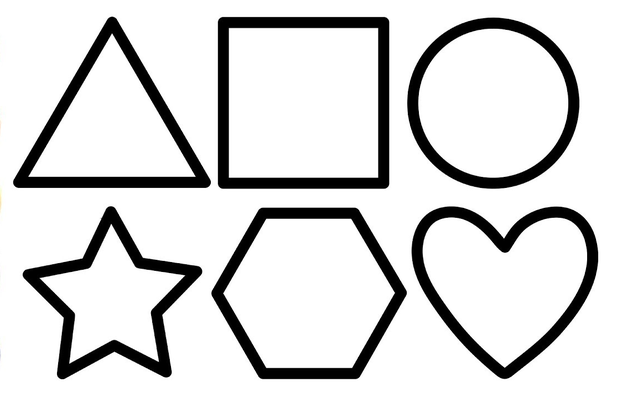
#> input picture imgs/simple_shapes.png, 617 x 398 px, shrunk from 1115 x 720 before the run
$ jupyter execute 12_contour_approximation_convex_hull_and_matching_shapes.ipynb   (shell and % lines are left out)
#> lines starting #> are read from the running program, lines starting #| are printed output that depends on the picture; after the words box and inside, x2 and y2 are one past the last pixel; in counts of white or black regions, pixels touching at a corner belong together
### funcs.py
import cv2 as cv
import numpy as np
from matplotlib import pyplot as plt

# ------------------------------------------------------------
### matplotlib_imshow
# ------------------------------------------------------------


# converting color mode to RGB and displaying the image as matplotlib figure
# [24 lines left out: function matplotlib_imshow, not called in this run]


# ------------------------------------------------------------
### Get grayscale canvas (2D)
# ------------------------------------------------------------


def get_canvas(shape, color_code=(80)):
    return np.full(shape, fill_value=color_code, dtype=np.uint8)


# ------------------------------------------------------------
### Auto Canny Edge detector
# ------------------------------------------------------------


# [22 lines left out: function auto_canny, not called in this run]


# ------------------------------------------------------------
### Find Contours
# ------------------------------------------------------------

# defining a function to find contours from images
# with some default preprocessing applied (Grayscale, GaussianBlur, Adaptive Gaussian Thresholding)
# objects represented as black and background as white needs to be inverted first before contour detection


def find_contours(
    img_path=None,
    black_obj_on_white_bg=True,
    mode=cv.RETR_CCOMP,
    method=cv.CHAIN_APPROX_SIMPLE,
):
#> called with img_path = './imgs/simple_shapes.png', black_obj_on_white_bg = True, mode = 0, method = 2
    try:
        img_read = cv.imread(img_path)
#> img_read is the input picture: shape (398, 617, 3); mean B, G, R 216.3, 216.3, 216.3
    except:
        print("Provide a valid image path along with the image extension.")

    img = cv.cvtColor(img_read, cv.COLOR_BGR2GRAY)
    img_blurred = cv.GaussianBlur(img, (5, 5), sigmaX=0)

    # Thresholding/ applying Canny Edge is a must to have step in finding contours.
    # Without this step we may not find contours at all
    img_thresholded = cv.adaptiveThreshold(
        img_blurred, 255, cv.ADAPTIVE_THRESH_GAUSSIAN_C, cv.THRESH_BINARY, 9, 2
    )
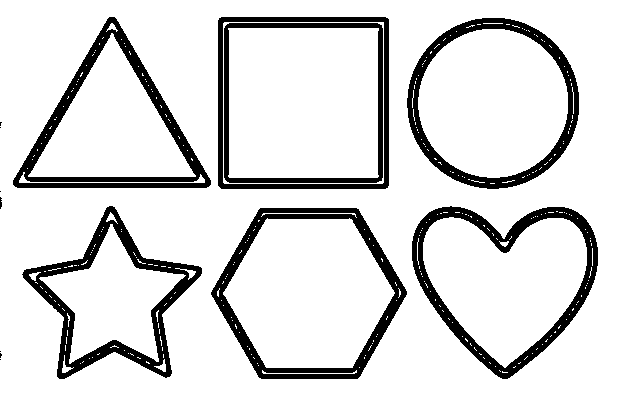
#> img_thresholded: shape (398, 617); 85.9% white; 14 black regions (7 under 20 px), largest, box (x1, y1, x2, y2) and area: (412, 206, 598, 379) 5869, (211, 208, 407, 379) 5744, (22, 206, 202, 379) 5742
    # img_canny = auto_canny(img_blurred)
    if black_obj_on_white_bg:
        img_final = cv.bitwise_not(img_thresholded)
#> img_final: shape (398, 617); 14.1% white; 14 white regions (7 under 20 px)
    else:
        img_final = img_thresholded

    contours, hierarchy = cv.findContours(img_final, mode, method)
#> contours = 13 contours, 7 with area under 20; largest, box (x1, y1, x2, y2) and area: (218, 17, 389, 189) 29054, (211, 208, 407, 379) 24971, (407, 18, 579, 189) 22872, (412, 206, 598, 379) 22116, (13, 17, 211, 188) 17860, (22, 206, 202, 379) 14924
    return img_read, img_final, contours, hierarchy


# ------------------------------------------------------------
### Draw all the contours one by one
# ------------------------------------------------------------


# a function to draw all the detected contours one by one with 0.5 second pause after each one is drawn
# [18 lines left out: function draw_all_contours_one_by_one, not called in this run]

### 12_contour_approximation_convex_hull_and_matching_shapes.ipynb
### Import Statements

[cell 1]
import matplotlib.pyplot as plt
import numpy as np
import cv2 as cv
import sys
import copy

[cell 2]
from funcs import matplotlib_imshow
from funcs import auto_canny
from funcs import find_contours

[cell 3]
# finding contours of simple objects in an image
shape_img, img_used, shape_img_contours, shape_img_hierarchy = find_contours(
    "./imgs/simple_shapes.png", black_obj_on_white_bg=True, mode=cv.RETR_EXTERNAL
)
#> shape_img_contours has the same summary as contours in find_contours; shape_img_hierarchy = 13 rows, first 6: [1, -1, -1, -1], [2, 0, -1, -1], [3, 1, -1, -1], [4, 2, -1, -1], [5, 3, -1, -1], [6, 4, -1, -1]

## **Contour Approximation ([Docs](https://docs.opencv.org/4.7.0/dd/d49/tutorial_py_contour_features.html))**

The Ramer–Douglas–Peucker algorithm, also known as the Douglas–Peucker algorithm and iterative end-point fit algorithm, is an algorithm that decimates a curve composed of line segments to a similar curve with fewer points.

**It approximates a contour shape to another shape with less number of vertices** so that the distance between them is less or equal to the specified precision. It is an implementation of Douglas-Peucker algorithm.

The purpose of the algorithm is, given a curve composed of line segments (which is also called a Polyline in some contexts), to find a similar curve with fewer points. The algorithm defines 'dissimilar' based on the maximum distance between the original curve and the simplified curve (i.e., the Hausdorff distance between the curves). The simplified curve consists of a subset of the points that defined the original curve.

> The `cv.approxPolyDP(curve, epsilon, closed)` function for Contour Approximation

<u>Function Parameters</u>
- curve: Input vector of a 2D point array
- epsilon: Parameter specifying the approximation accuracy. This is the maximum distance between the original curve and its approximation.
- closed: If true, the approximated curve is closed (its first and last vertices are connected). Otherwise, it is not closed.

[cell 4]
star_img, star_img_used, star_contours, star_hierarchy = find_contours(
    "./imgs/star.jpeg", cv.RETR_CCOMP
)
#> call 2 of find_contours, with img_path = './imgs/star.jpeg', black_obj_on_white_bg = 2, mode = 2, method = 2
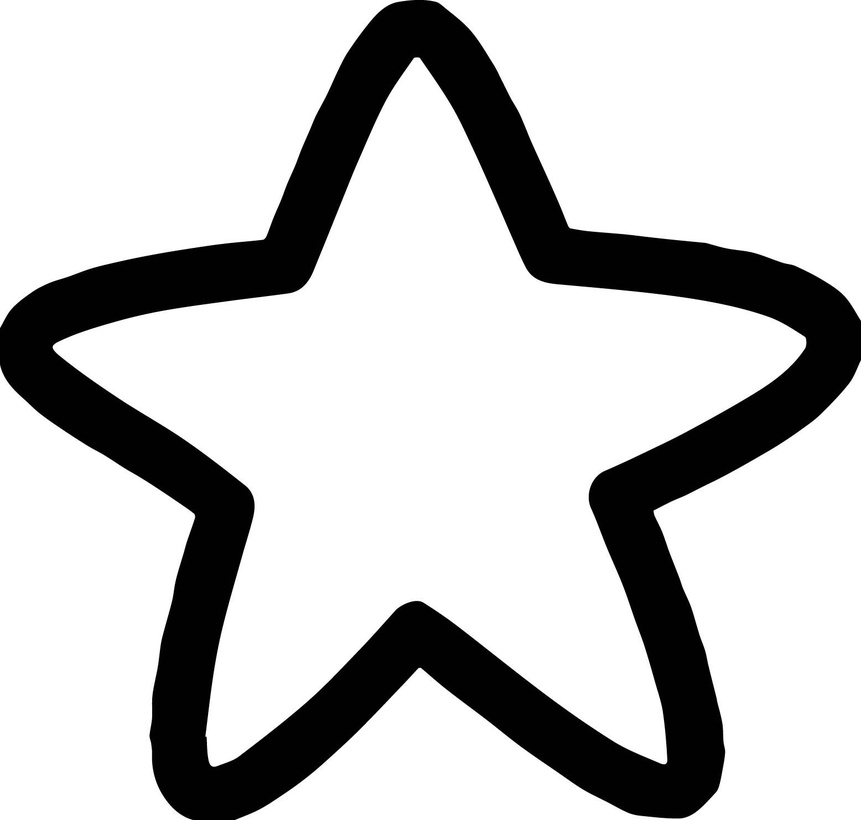
#> input picture imgs/star.jpeg, 861 x 820 px, shrunk from 1556 x 1482 before the run
#> in find_contours, img_read is the input picture: shape (820, 861, 3); min 0, max 255, mean 196.6
#> in find_contours (call 2), `img_thresholded = cv.adaptiveThreshold( img_blurred, 255, cv.ADAPTIVE_..`:
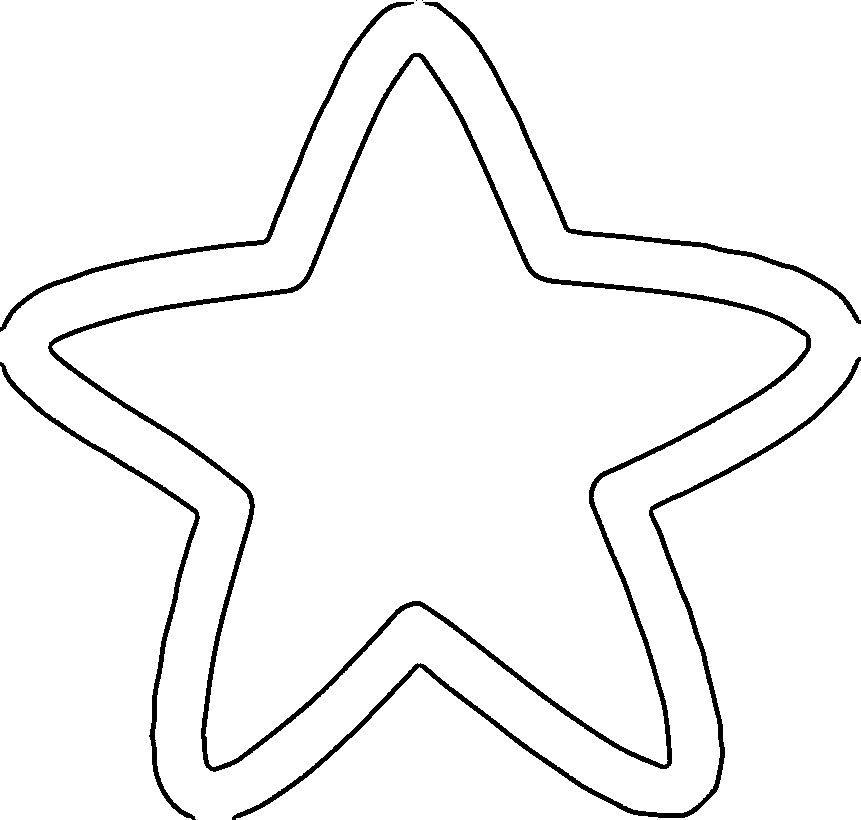
#> img_thresholded: shape (820, 861); 96.1% white; 7 black regions (2 under 20 px), largest, box (x1, y1, x2, y2) and area: (48, 53, 811, 772) 13396, (232, 357, 861, 820) 5650, (423, 2, 861, 324) 2904, (0, 362, 200, 820) 2841, (0, 2, 414, 332) 2835
#> in find_contours (call 2), `img_final = cv.bitwise_not(img_thresholded)`: img_final: shape (820, 861); 3.9% white; 7 white regions (2 under 20 px)
#> in find_contours (call 2), `contours, hierarchy = cv.findContours(img_final, mode, method)`: contours = 8 contours, 2 with area under 20; largest, box (x1, y1, x2, y2) and area: (48, 53, 811, 772) 234012, (51, 56, 807, 768) 223064, (232, 357, 861, 820) 4646, (423, 2, 861, 324) 2354, (0, 362, 200, 820) 2314, (0, 2, 414, 332) 2298
#> star_contours has the same summary as contours in find_contours; star_hierarchy = [[1, -1, -1, -1], [2, 0, -1, -1], [4, 1, 3, -1], [-1, -1, -1, 2], [5, 2, -1, -1], [6, 4, -1, -1], [7, 5, -1, -1], [-1, 6, -1, -1]]

[cell 5]
def get_canvas(shape, color_code=(80, 80, 80)):
    return np.full(shape, fill_value=color_code, dtype=np.uint8)

[cell 6]
canvas = get_canvas(star_img.shape)

[cell 7]
# drawing all the contours of star_contours onto the canvas
cv.drawContours(canvas, star_contours, -1, (150, 200, 0), thickness=3)
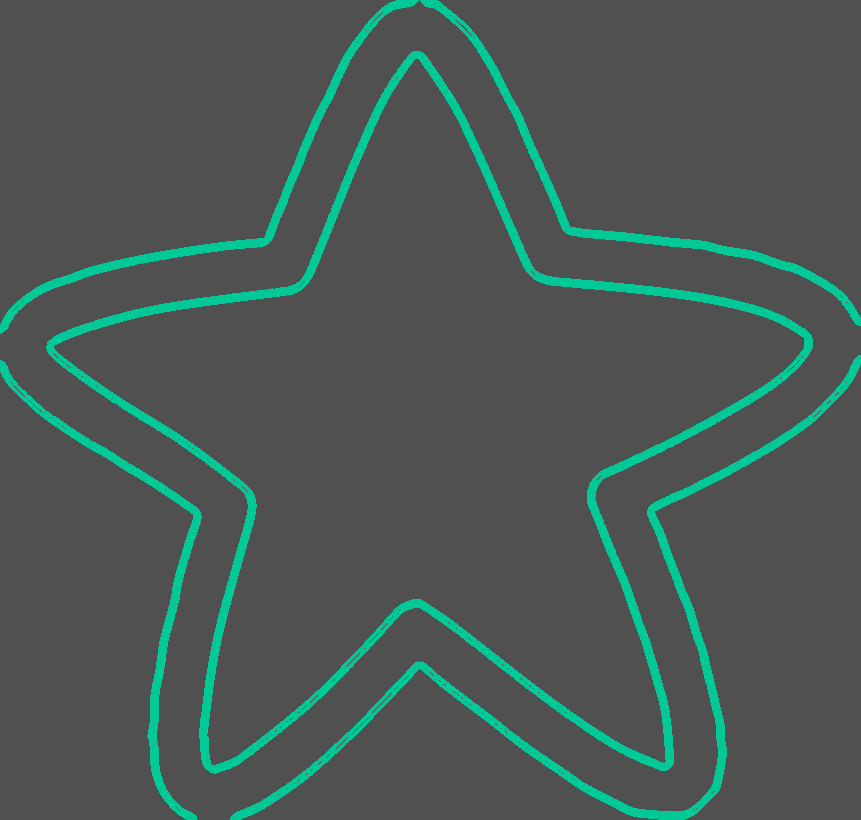
#> canvas: shape (820, 861, 3); mean of channels 0, 1, 2 84.7, 88.1, 74.6; drawn as B, G, R

# using cv.approxPloyDP() we try to find a start that has sharp edges
for cnt in star_contours:
    accuracy = 0.01 * cv.arcLength(cnt, True)
    approximated_contour = cv.approxPolyDP(cnt, accuracy, True)
    # print(len(approximated_contour), "\n", approximated_contour)
    cv.drawContours(canvas, [approximated_contour], 0, (0, 200, 100), thickness=3)
#> this loop made 8 passes
#> accuracy on passes 1 to 6: 12.34, 24.46, 29.2, 28.77, 12.71, 12.46
#> (accuracy, approximated_contour) on passes 7 to 8: (0, [[422, 0]]), (0, [[416, 0]])
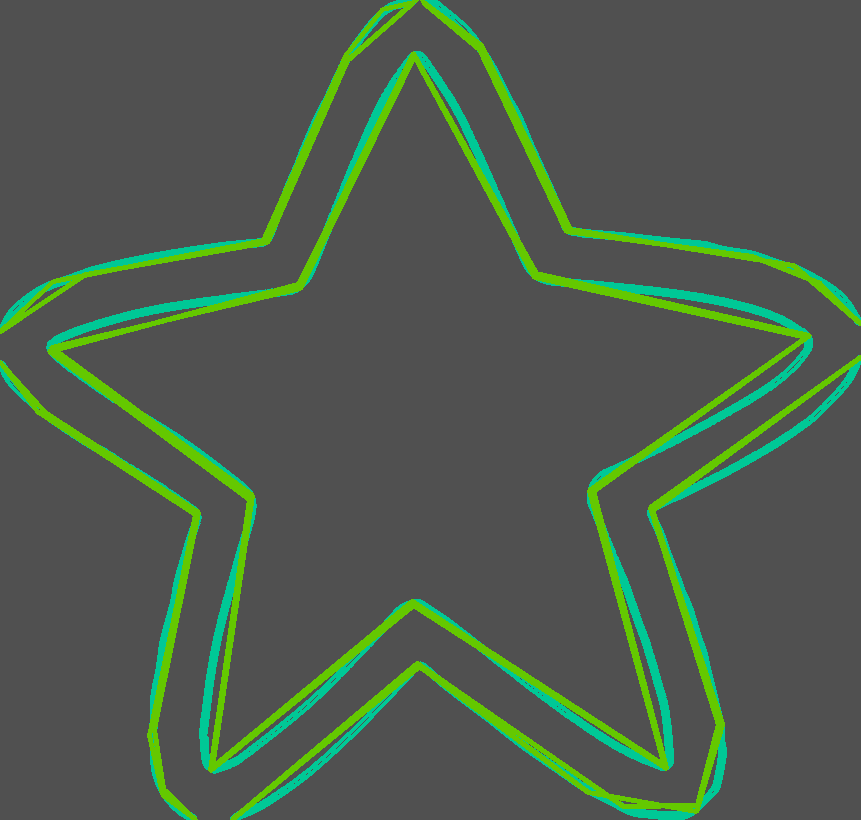
#> canvas: shape (820, 861, 3); 6.08% of pixels changed, all inside (x1, y1, x2, y2) = (0, 0, 861, 820); drawn as B, G, R

[cell 8]
# showing the result
plt.imshow(canvas)

## **Convex Hull ([Docs](https://docs.opencv.org/4.7.0/dd/d49/tutorial_py_contour_features.html))**

Given a set of points on a two dimensional plane, Convex Hull of this set of points is a polygon that encloses all of those points. The vertices of this polygon maximizes the area while minimizing the circumference.

> The `cv.convexHull(points, clockwise, returnPoints)` function

<u>Function Parameters</u>
- points: a set of points around which the convex hull is to be found. The contours we pass into.
- clockwise: Orientation flag. If it is True, the output convex hull is oriented clockwise. Otherwise, it is oriented counter-clockwise.
- returnPoints : By default, True. Then it returns the coordinates of the hull points. If False, it returns the indices of contour points corresponding to the hull points.

[cell 9]
canvas_1 = get_canvas(shape_img.shape)
canvas_2 = get_canvas(shape_img.shape)
for cnt in shape_img_contours:
    hull = cv.convexHull(cnt)
    plt.subplot(1, 2, 1).imshow(
        cv.drawContours(canvas_1, [cnt], -1, (200, 150, 0), 2)
    ), plt.title("Contours")
    plt.subplot(1, 2, 2).imshow(
        cv.drawContours(canvas_2, [hull], -1, (0, 200, 0), 2)
    ), plt.title("Contours and Their Convex Hulls")
#> this loop made 13 passes
#> hull on passes 1, 2, 3, 7, 8, 9: [[0, 359]], [[1, 354], [1, 355], [0, 357], [0, 353]], [[0, 351]], [[1, 198], [1, 206], [0, 208], [0, 197]], [[0, 191]], [[0, 127]]
#> (cnt, hull) on pass 10: ([[0, 122], [0, 125], [0, 123], [1, 122]], [[1, 122], [0, 125], [0, 122]])
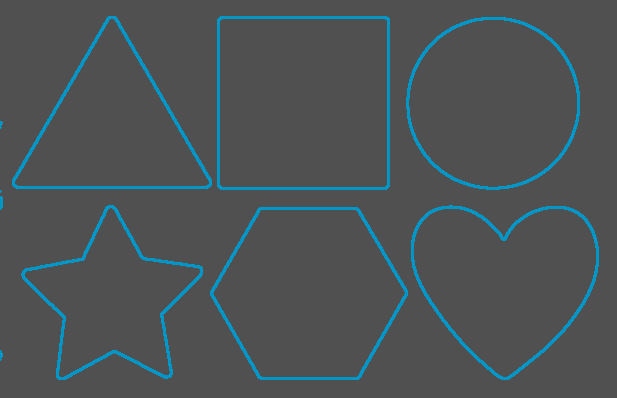
#> canvas_1: shape (398, 617, 3); mean of channels 0, 1, 2 85.9, 83.5, 76; drawn as B, G, R
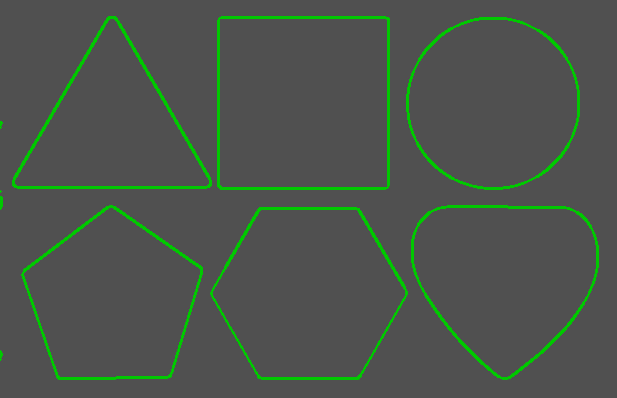
#> canvas_2: shape (398, 617, 3); mean of channels 0, 1, 2 76.5, 85.2, 76.5; drawn as B, G, R
plt.show()
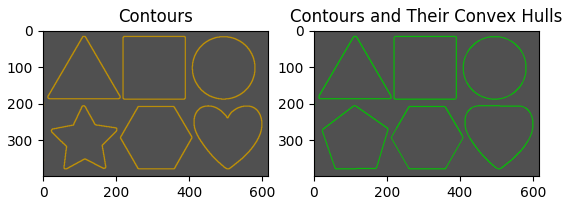
#> figure drawn by matplotlib, 2 panels

## **Match Shapes ([Docs](https://docs.opencv.org/4.7.0/d5/d45/tutorial_py_contours_more_functions.html))**

OpenCV comes with a function cv.matchShapes() which enables us to compare two shapes, or two contours and returns a metric showing the similarity. It is calculated based on the hu-moment values. **The lower the result, the better match it is.**

> The `cv.matchShapes(cnt1, cnt2, method)` function

<u>Function Parameters</u>
- method: Shape matching methods ([Docs](https://docs.opencv.org/4.x/d3/dc0/group__imgproc__shape.html#gaf2b97a230b51856d09a2d934b78c015f)).
    - cv.CONTOURS_MATCH_I1
    - cv.CONTOURS_MATCH_I2
    - cv.CONTOURS_MATCH_I3
- parameter: Method-specific parameter

[cell 10]
# we will go through the whole process of finding contours manually (just for paractice)
img = cv.imread("./imgs/simple_shapes.png")
img_gray = cv.cvtColor(img, cv.COLOR_BGR2GRAY)
img_blurred = cv.GaussianBlur(img_gray, (5, 5), sigmaX=0)
otsu_thresh_val, img_thresholded = cv.threshold(
    img_blurred, 0, 255, cv.THRESH_BINARY + cv.THRESH_OTSU
)
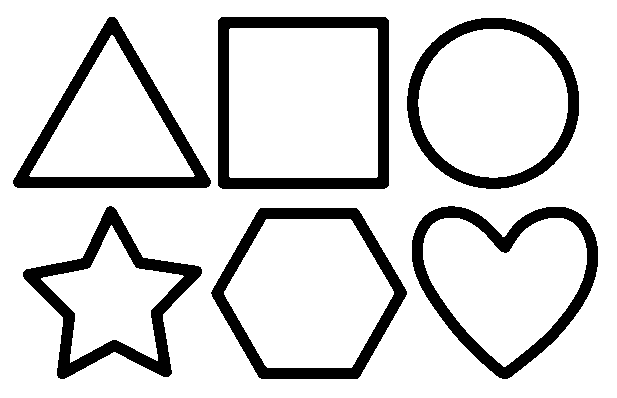
#> img_thresholded: shape (398, 617); 84.6% white; 6 black regions, box (x1, y1, x2, y2) and area: (218, 17, 389, 189) 7040, (23, 206, 202, 379) 6425, (412, 206, 598, 379) 6298, (211, 208, 407, 379) 6160, (13, 17, 211, 188) 6154, (407, 18, 579, 189) 5652
#> otsu_thresh_val = 136
# as the object are orginally black we need to invert the image to properly find contours
img_to_use = cv.bitwise_not(img_thresholded)
#> img_to_use: shape (398, 617); 15.4% white; 6 white regions

[cell 11]
# for complex shapes where you fear that storing only 2 end points will not suffice use, cv.CHAIN_APPROX_NONE
img_contours, img_hierarchy = cv.findContours(
    img_to_use, cv.RETR_EXTERNAL, cv.CHAIN_APPROX_NONE
)
#> img_contours = 6 contours; box (x1, y1, x2, y2) and area: (218, 17, 389, 189) 29050, (211, 208, 407, 379) 25018, (407, 18, 579, 189) 22938, (412, 206, 598, 379) 22202, (13, 17, 211, 188) 17907, (23, 206, 202, 379) 14996; img_hierarchy = [[1, -1, -1, -1], [2, 0, -1, -1], [3, 1, -1, -1], [4, 2, -1, -1], [5, 3, -1, -1], [-1, 4, -1, -1]]

[cell 12]
heart_shaped_cnt = img_contours[1]
#> heart_shaped_cnt = contour of 505 points, box (x1, y1, x2, y2) (412, 206, 598, 379), area 22202
star_shaped_cnt = img_contours[2]
#> star_shaped_cnt = contour of 548 points, box (x1, y1, x2, y2) (23, 206, 202, 379), area 14996

[cell 13]
# convex hull of these two contours
heart_hull_cnt = cv.convexHull(heart_shaped_cnt)
#> heart_hull_cnt = contour of 54 points, box (x1, y1, x2, y2) (412, 206, 598, 379), area 23350
star_hull_cnt = cv.convexHull(star_shaped_cnt)
#> star_hull_cnt = contour of 16 points, box (x1, y1, x2, y2) (23, 206, 202, 379), area 21517

[cell 14]
# numpy stores data as, (rows, columns)
# opencv stores data as, (width, height)
# so it is opposite of what numpy does
canvas = get_canvas(shape_img.shape)

[cell 15]
# contours
cv.drawContours(canvas, [star_shaped_cnt], -1, (255, 0, 0), 3)
#> canvas: shape (398, 617, 3)
cv.drawContours(canvas, [heart_shaped_cnt], -1, (255, 0, 0), 3)

# hulls
cv.drawContours(canvas, [star_hull_cnt], -1, (0, 255, 0), 3)
cv.drawContours(canvas, [heart_hull_cnt], -1, (0, 255, 0), 3)
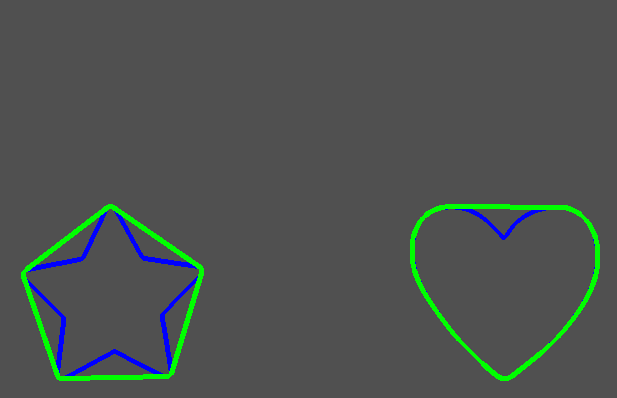
#> canvas: shape (398, 617, 3); mean of channels 0, 1, 2 80.1, 83.1, 77.3; drawn as B, G, R

plt.imshow(canvas)

[cell 16]
# Finding Match Score (the lower the better)
cv.matchShapes(heart_shaped_cnt, heart_hull_cnt, cv.CONTOURS_MATCH_I1, 0)
#> Out = 0.0856

[cell 17]
cv.matchShapes(star_shaped_cnt, star_hull_cnt, cv.CONTOURS_MATCH_I1, 0)
#> Out = 0.0938
